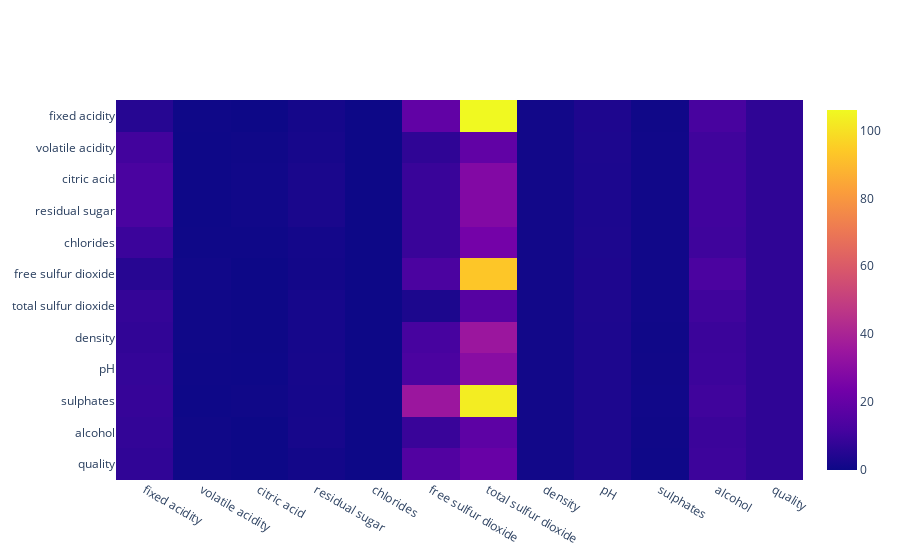

This figure's notebook cell:
### Code cell
fig = go.Figure(data=go.Heatmap(
                   z=testdf,
                   x=t,
                   y=t
                   ))
fig.show()

### Figure 1 — Plotly figure (JSON) as saved in the notebook; plotly's stock layout.template omitted (floating-point values rounded to 4 significant figures; data arrays with more than 128 entries replaced by an {"elided": "..."} marker saying what was removed)
{"data": [{"type": "heatmap", "x": ["fixed acidity", "volatile acidity", "citric acid", "residual sugar", "chlorides", "free sulfur dioxide", "total sulfur dioxide", "density", "pH", "sulphates", "alcohol", "quality"], "y": ["quality", "alcohol", "sulphates", "pH", "density", "total sulfur dioxide", "free sulfur dioxide", "chlorides", "residual sugar", "citric acid", "volatile acidity", "fixed acidity"], "z": {"elided": "199x12 float values"}}], "layout": {}}
